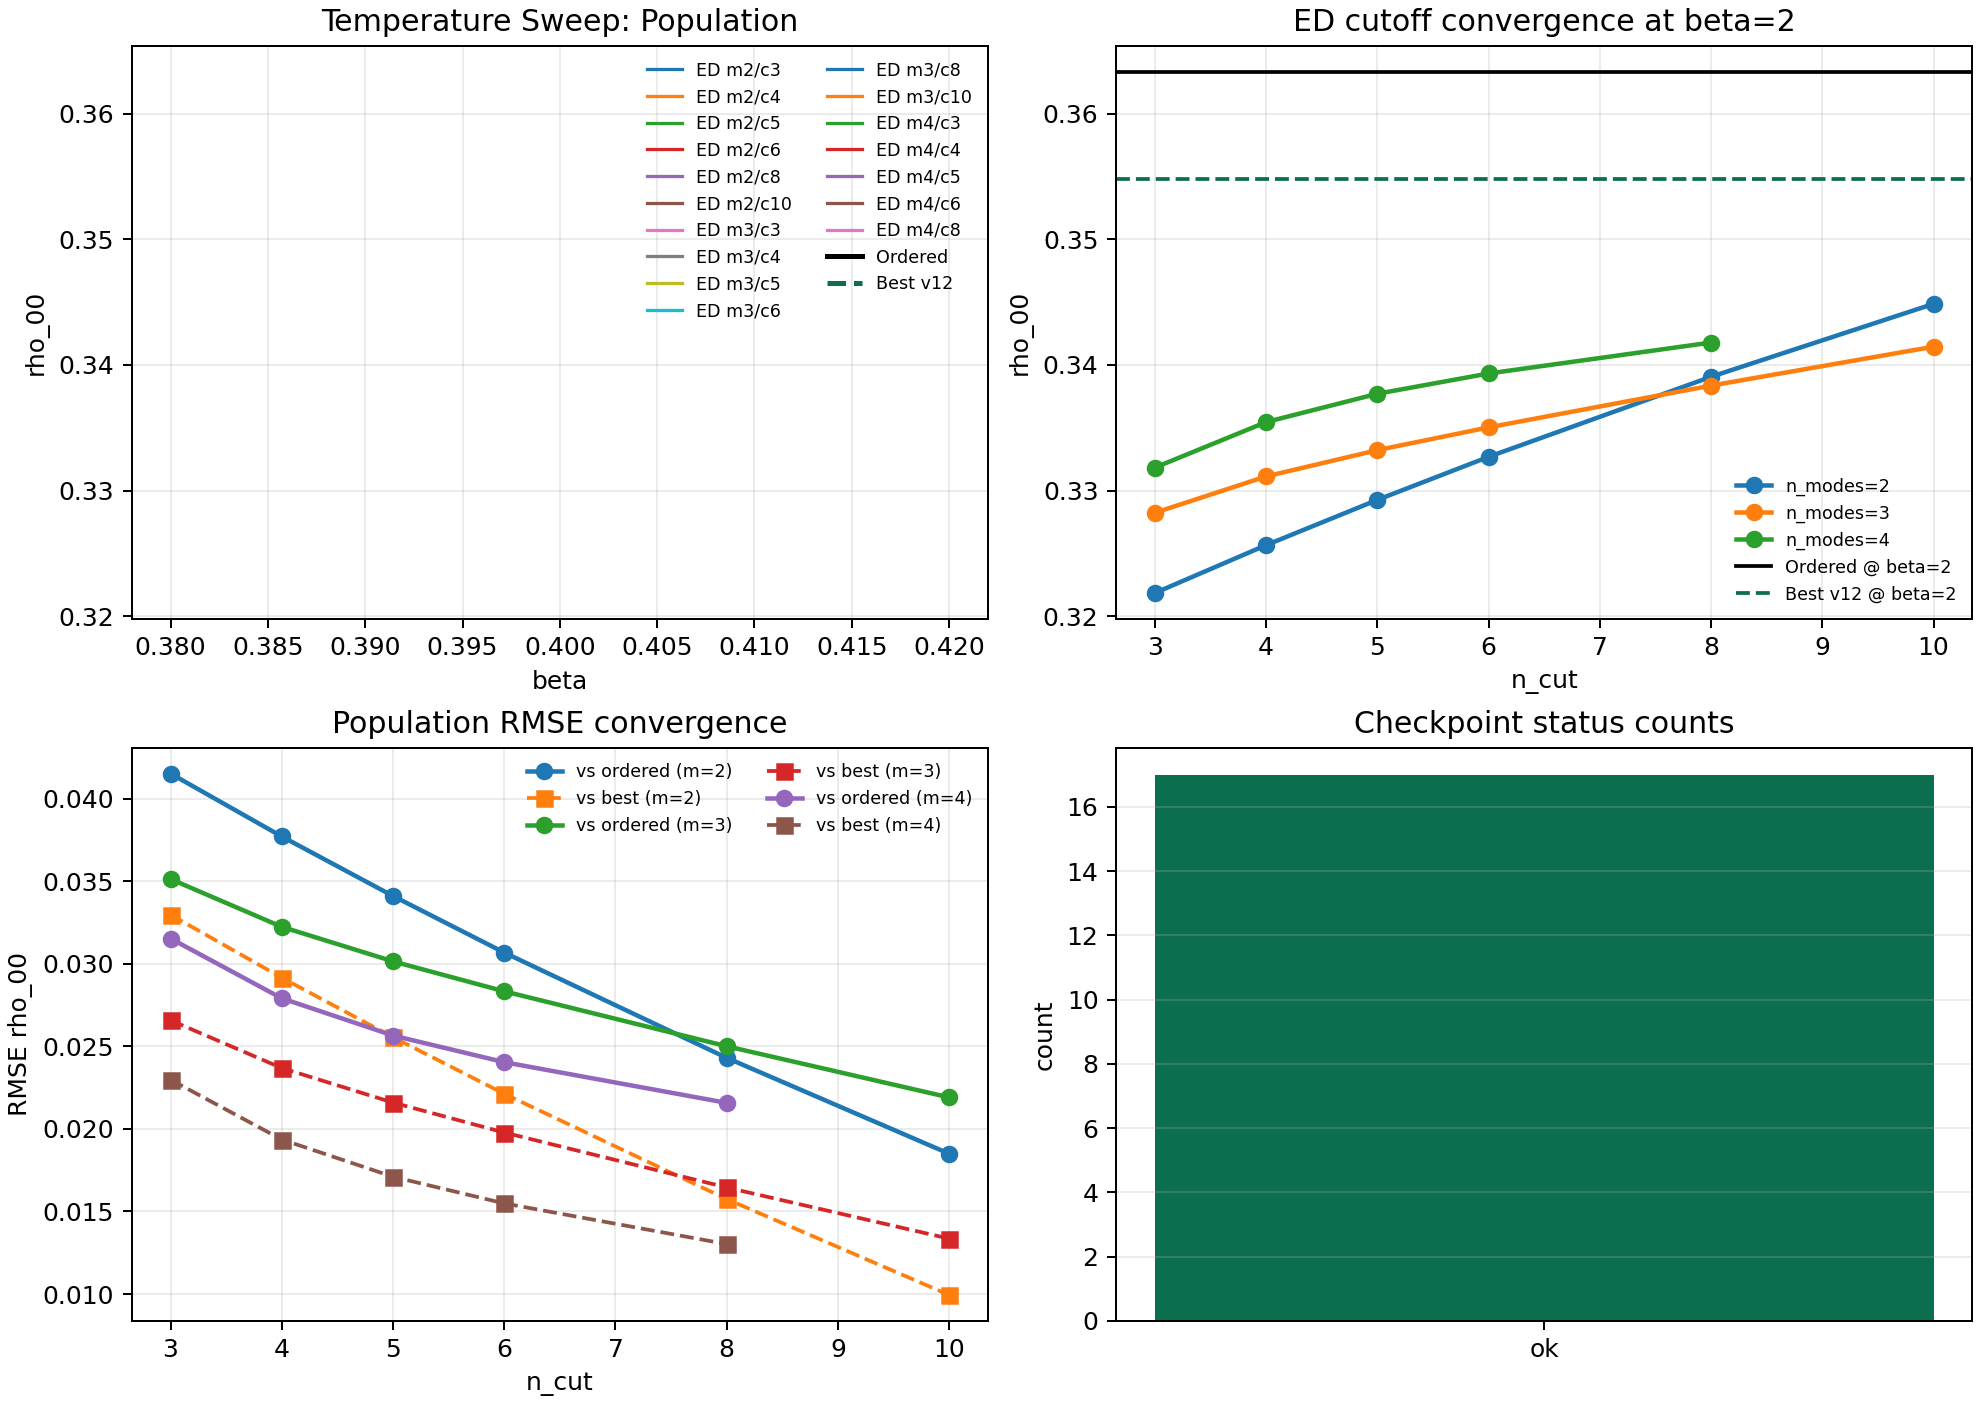

This figure's Python source:
"""
Checkpointed ED convergence scan based on the v12 comparison stack.

Features:
- scans ED across (n_modes, n_cut) for temperature sweep (and optional coupling sweep)
- compares ED against ordered and best-analytic (v12 style)
- checkpoint CSV is updated regularly so crashes can resume where they stopped
- resumable: rerun the same command and completed points are skipped

Run via:
  powershell -ExecutionPolicy Bypass -File run_safe.ps1 simulations/src/hmf_v12_ed_convergence_checkpoint_codex_v25.py
"""

from __future__ import annotations

import argparse
import time
from dataclasses import dataclass
from pathlib import Path
from typing import Iterable

import matplotlib.pyplot as plt
import numpy as np
import pandas as pd

from hmf_component_normalized_compare_codex_v5 import _compact_components
from hmf_model_comparison_standalone_codex_v1 import (
    BenchmarkConfig as LiteConfig,
    RenormConfig,
    extract_density,
    ordered_gaussian_state,
)
from hmf_v5_qubit_core import build_ed_context, exact_reduced_state
from prl127_qubit_benchmark import BenchmarkConfig as EDConfig


@dataclass
class SweepPoint:
    sweep: str
    beta: float
    theta: float
    g: float
    param_name: str
    param_value: float


def _parse_int_list(s: str) -> list[int]:
    out: list[int] = []
    for token in s.split(","):
        t = token.strip()
        if not t:
            continue
        out.append(int(t))
    if not out:
        raise ValueError("Expected a non-empty integer list.")
    return out


def _rmse(x: Iterable[float]) -> float:
    arr = np.asarray(list(x), dtype=float)
    return float(np.sqrt(np.mean(arr * arr))) if len(arr) else np.nan


def _key_of(
    sweep: str,
    beta: float,
    theta: float,
    g: float,
    n_modes: int,
    n_cut: int,
) -> str:
    return f"{sweep}|{beta:.8f}|{theta:.8f}|{g:.8f}|{n_modes}|{n_cut}"


def _build_lite(beta: float, theta: float) -> LiteConfig:
    return LiteConfig(
        beta=float(beta),
        omega_q=2.0,
        theta=float(theta),
        n_modes=24,
        n_cut=1,
        omega_min=0.1,
        omega_max=8.0,
        q_strength=5.0,
        tau_c=0.5,
    )


def _build_ed(beta: float, theta: float, n_modes: int, n_cut: int, output_prefix: str) -> EDConfig:
    return EDConfig(
        beta=float(beta),
        omega_q=2.0,
        theta=float(theta),
        n_modes=int(n_modes),
        n_cut=int(n_cut),
        omega_min=0.1,
        omega_max=8.0,
        q_strength=5.0,
        tau_c=0.5,
        lambda_min=0.0,
        lambda_max=1.0,
        lambda_points=2,
        output_prefix=output_prefix,
    )


def _build_points(args: argparse.Namespace) -> list[SweepPoint]:
    points: list[SweepPoint] = []

    betas = np.linspace(args.beta_min, args.beta_max, args.beta_points, dtype=float)
    for beta in betas:
        points.append(
            SweepPoint(
                sweep="temperature_pi2_g05",
                beta=float(beta),
                theta=float(np.pi / 2.0),
                g=0.5,
                param_name="beta",
                param_value=float(beta),
            )
        )

    if args.include_coupling:
        gs = np.linspace(0.0, 2.0, args.g_points, dtype=float)
        for g in gs:
            points.append(
                SweepPoint(
                    sweep="coupling_beta2_pi4",
                    beta=2.0,
                    theta=float(np.pi / 4.0),
                    g=float(g),
                    param_name="g",
                    param_value=float(g),
                )
            )

    return points


def _write_summary_and_plots(
    df: pd.DataFrame,
    summary_csv: Path,
    fig_png: Path,
    log_md: Path,
) -> None:
    ok = df[df["status"] == "ok"].copy()
    if ok.empty:
        pd.DataFrame().to_csv(summary_csv, index=False)
        log_md.write_text("# No successful rows yet.\n", encoding="utf-8")
        return

    summary_rows: list[dict[str, float | int | str]] = []
    for (sweep, n_modes, n_cut), grp in ok.groupby(["sweep", "n_modes", "n_cut"]):
        summary_rows.append(
            {
                "sweep": str(sweep),
                "n_modes": int(n_modes),
                "n_cut": int(n_cut),
                "n_points": int(len(grp)),
                "rmse_ed_vs_ordered_p00": _rmse(grp["ed_p00"] - grp["ordered_p00"]),
                "rmse_ed_vs_best_p00": _rmse(grp["ed_p00"] - grp["best_p00"]),
                "rmse_ed_vs_ordered_coh": _rmse(grp["ed_coh"] - grp["ordered_coh"]),
                "rmse_ed_vs_best_coh": _rmse(grp["ed_coh"] - grp["best_coh"]),
                "p00_at_beta2": float(
                    np.interp(
                        2.0,
                        np.asarray(grp["beta"], dtype=float),
                        np.asarray(grp["ed_p00"], dtype=float),
                    )
                )
                if (grp["sweep"].iloc[0] == "temperature_pi2_g05")
                else np.nan,
            }
        )

    summary = (
        pd.DataFrame.from_records(summary_rows)
        .sort_values(["sweep", "n_modes", "n_cut"])
        .reset_index(drop=True)
    )
    summary.to_csv(summary_csv, index=False)

    # Plot only temperature sweep for readability.
    temp = ok[ok["sweep"] == "temperature_pi2_g05"].copy()
    if not temp.empty:
        fig, axes = plt.subplots(2, 2, figsize=(11, 7.8), constrained_layout=True)

        ax = axes[0, 0]
        for (n_modes, n_cut), grp in temp.groupby(["n_modes", "n_cut"]):
            g = grp.sort_values("beta")
            ax.plot(
                g["beta"],
                g["ed_p00"],
                linewidth=1.3,
                label=f"ED m{int(n_modes)}/c{int(n_cut)}",
            )
        ref = temp.sort_values("beta").drop_duplicates(subset=["beta"])
        ax.plot(ref["beta"], ref["ordered_p00"], color="black", linewidth=2.0, label="Ordered")
        ax.plot(ref["beta"], ref["best_p00"], color="#0B6E4F", linewidth=2.0, linestyle="--", label="Best v12")
        ax.set_title("Temperature Sweep: Population")
        ax.set_xlabel("beta")
        ax.set_ylabel("rho_00")
        ax.grid(alpha=0.25)
        ax.legend(frameon=False, fontsize=7, ncol=2)

        ax = axes[0, 1]
        temp_summary = summary[summary["sweep"] == "temperature_pi2_g05"].copy()
        for n_modes, grp_m in temp_summary.groupby("n_modes"):
            g = grp_m.sort_values("n_cut")
            ax.plot(
                g["n_cut"],
                g["p00_at_beta2"],
                "o-",
                linewidth=1.8,
                label=f"n_modes={int(n_modes)}",
            )
        if not ref.empty:
            p_ord_beta2 = float(np.interp(2.0, ref["beta"], ref["ordered_p00"]))
            p_best_beta2 = float(np.interp(2.0, ref["beta"], ref["best_p00"]))
            ax.axhline(p_ord_beta2, color="black", linewidth=1.5, label="Ordered @ beta=2")
            ax.axhline(p_best_beta2, color="#0B6E4F", linestyle="--", linewidth=1.5, label="Best v12 @ beta=2")
        ax.set_title("ED cutoff convergence at beta=2")
        ax.set_xlabel("n_cut")
        ax.set_ylabel("rho_00")
        ax.grid(alpha=0.25)
        ax.legend(frameon=False, fontsize=7)

        ax = axes[1, 0]
        for n_modes, grp_m in temp.groupby("n_modes"):
            s = (
                summary[
                    (summary["sweep"] == "temperature_pi2_g05")
                    & (summary["n_modes"] == int(n_modes))
                ]
                .sort_values("n_cut")
                .copy()
            )
            ax.plot(
                s["n_cut"],
                s["rmse_ed_vs_ordered_p00"],
                "o-",
                linewidth=1.8,
                label=f"vs ordered (m={int(n_modes)})",
            )
            ax.plot(
                s["n_cut"],
                s["rmse_ed_vs_best_p00"],
                "s--",
                linewidth=1.5,
                label=f"vs best (m={int(n_modes)})",
            )
        ax.set_title("Population RMSE convergence")
        ax.set_xlabel("n_cut")
        ax.set_ylabel("RMSE rho_00")
        ax.grid(alpha=0.25)
        ax.legend(frameon=False, fontsize=7, ncol=2)

        ax = axes[1, 1]
        counts = df["status"].value_counts()
        labels = counts.index.tolist()
        vals = counts.values.astype(float)
        ax.bar(labels, vals, color=["#0B6E4F" if x == "ok" else "#C84B31" for x in labels])
        ax.set_title("Checkpoint status counts")
        ax.set_ylabel("count")
        ax.grid(axis="y", alpha=0.25)

        fig.savefig(fig_png, dpi=180)
        plt.close(fig)

    lines: list[str] = []
    lines.append("# v12 ED Convergence Checkpoint Scan (Codex v25)")
    lines.append("")
    lines.append("| sweep | n_modes | n_cut | n_points | rmse_ed_vs_ordered_p00 | rmse_ed_vs_best_p00 | rmse_ed_vs_ordered_coh | rmse_ed_vs_best_coh | p00_at_beta2 |")
    lines.append("|---|---:|---:|---:|---:|---:|---:|---:|---:|")
    for _, r in summary.iterrows():
        lines.append(
            f"| {r['sweep']} | {int(r['n_modes'])} | {int(r['n_cut'])} | {int(r['n_points'])} | "
            f"{r['rmse_ed_vs_ordered_p00']:.6f} | {r['rmse_ed_vs_best_p00']:.6f} | "
            f"{r['rmse_ed_vs_ordered_coh']:.6f} | {r['rmse_ed_vs_best_coh']:.6f} | "
            f"{r['p00_at_beta2'] if np.isfinite(r['p00_at_beta2']) else np.nan:.6f} |"
        )
    log_md.write_text("\n".join(lines), encoding="utf-8")


def main() -> None:
    parser = argparse.ArgumentParser(description="Checkpointed ED mode/cutoff convergence scan (v12 stack).")
    parser.add_argument("--n-modes-list", type=str, default="2,3,4")
    parser.add_argument("--n-cut-list", type=str, default="3,4,5,6,8,10")
    parser.add_argument("--beta-min", type=float, default=0.4)
    parser.add_argument("--beta-max", type=float, default=6.0)
    parser.add_argument("--beta-points", type=int, default=15)
    parser.add_argument("--include-coupling", action="store_true")
    parser.add_argument("--g-points", type=int, default=11)
    parser.add_argument("--checkpoint-every", type=int, default=1)
    parser.add_argument("--resume", action="store_true", default=True)
    parser.add_argument("--output-prefix", type=str, default="hmf_v12_ed_convergence_checkpoint_codex_v25")
    args = parser.parse_args()

    n_modes_list = _parse_int_list(args.n_modes_list)
    n_cut_list = _parse_int_list(args.n_cut_list)

    out_dir = Path(__file__).resolve().parent
    scan_csv = out_dir / f"{args.output_prefix}_scan.csv"
    summary_csv = out_dir / f"{args.output_prefix}_summary.csv"
    fig_png = out_dir / f"{args.output_prefix}.png"
    log_md = out_dir / f"{args.output_prefix}_log.md"

    points = _build_points(args)
    tasks = [
        (pt, n_modes, n_cut)
        for pt in points
        for n_modes in n_modes_list
        for n_cut in n_cut_list
    ]

    if scan_csv.exists() and args.resume:
        df = pd.read_csv(scan_csv)
    else:
        df = pd.DataFrame(
            columns=[
                "key",
                "status",
                "error",
                "timestamp",
                "elapsed_s",
                "sweep",
                "param_name",
                "param_value",
                "beta",
                "theta",
                "g",
                "n_modes",
                "n_cut",
                "ordered_p00",
                "ordered_coh",
                "best_p00",
                "best_coh",
                "ed_p00",
                "ed_coh",
            ]
        )

    done = set(df["key"].astype(str).tolist()) if not df.empty else set()

    ren = RenormConfig(scale=1.04, kappa=0.94)

    # Cache point-level ordered/best to avoid repeated work across ED cases.
    point_cache: dict[str, tuple[float, float, float, float]] = {}

    total = len(tasks)
    completed_start = len(done)
    print(f"[START] tasks={total}, existing={completed_start}, remaining={total - completed_start}")

    t_all = time.perf_counter()
    new_rows = 0

    try:
        for idx, (pt, n_modes, n_cut) in enumerate(tasks, start=1):
            key = _key_of(pt.sweep, pt.beta, pt.theta, pt.g, n_modes, n_cut)
            if key in done:
                continue

            t0 = time.perf_counter()
            row: dict[str, object] = {
                "key": key,
                "status": "ok",
                "error": "",
                "timestamp": time.strftime("%Y-%m-%d %H:%M:%S"),
                "sweep": pt.sweep,
                "param_name": pt.param_name,
                "param_value": pt.param_value,
                "beta": pt.beta,
                "theta": pt.theta,
                "g": pt.g,
                "n_modes": int(n_modes),
                "n_cut": int(n_cut),
            }

            try:
                point_key = f"{pt.sweep}|{pt.beta:.8f}|{pt.theta:.8f}|{pt.g:.8f}"
                if point_key not in point_cache:
                    lite_cfg = _build_lite(pt.beta, pt.theta)
                    rho_ord = ordered_gaussian_state(lite_cfg, pt.g)
                    ord_p00, _ord_p11, ord_coh = extract_density(rho_ord)
                    best_p00, _best_p11, best_coh, _best_ratio = _compact_components(
                        lite_cfg, pt.g, use_running=True, renorm=ren
                    )
                    point_cache[point_key] = (ord_p00, ord_coh, best_p00, best_coh)

                ord_p00, ord_coh, best_p00, best_coh = point_cache[point_key]
                row["ordered_p00"] = float(ord_p00)
                row["ordered_coh"] = float(ord_coh)
                row["best_p00"] = float(best_p00)
                row["best_coh"] = float(best_coh)

                ed_cfg = _build_ed(
                    beta=pt.beta,
                    theta=pt.theta,
                    n_modes=n_modes,
                    n_cut=n_cut,
                    output_prefix=f"{args.output_prefix}_edtmp",
                )
                ed_ctx = build_ed_context(ed_cfg)
                rho_ed = exact_reduced_state(ed_ctx, pt.g)
                ed_p00, _ed_p11, ed_coh = extract_density(rho_ed)
                row["ed_p00"] = float(ed_p00)
                row["ed_coh"] = float(ed_coh)
            except Exception as exc:
                row["status"] = "error"
                row["error"] = str(exc)
                row["ordered_p00"] = np.nan
                row["ordered_coh"] = np.nan
                row["best_p00"] = np.nan
                row["best_coh"] = np.nan
                row["ed_p00"] = np.nan
                row["ed_coh"] = np.nan

            row["elapsed_s"] = float(time.perf_counter() - t0)
            if df.empty:
                df = pd.DataFrame([row])
            else:
                df = pd.concat([df, pd.DataFrame([row])], ignore_index=True)
            done.add(key)
            new_rows += 1

            # Regular checkpoint writes.
            if new_rows % max(1, args.checkpoint_every) == 0:
                df.to_csv(scan_csv, index=False)
                _write_summary_and_plots(df, summary_csv, fig_png, log_md)

            status = str(row["status"]).upper()
            elapsed_total = time.perf_counter() - t_all
            finished = len(done)
            print(
                f"[{status}] {finished}/{total} "
                f"sweep={pt.sweep} beta={pt.beta:.3f} theta={pt.theta:.3f} g={pt.g:.3f} "
                f"m={n_modes} c={n_cut} dt={row['elapsed_s']:.2f}s T={elapsed_total/60.0:.1f}m"
            )

    except KeyboardInterrupt:
        print("[STOP] KeyboardInterrupt received. Writing checkpoint before exit.")

    # Final checkpoint and summaries.
    df.to_csv(scan_csv, index=False)
    _write_summary_and_plots(df, summary_csv, fig_png, log_md)
    print(f"[DONE] wrote {scan_csv.name}, {summary_csv.name}, {fig_png.name}, {log_md.name}")


if __name__ == "__main__":
    main()
